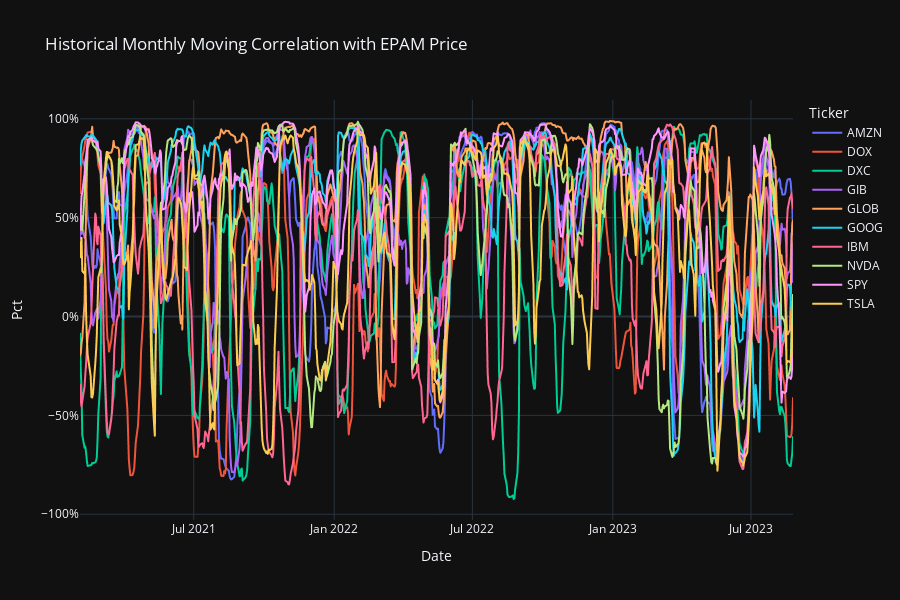

Write notebook code for a chart like this one.
### Code cell
# Plot monthly moving correlation
fig = px.line(
    data_frame = corr_df,
    title = 'Historical Monthly Moving Correlation with EPAM Price',
    height = 600,
    labels = {'variable': 'Ticker', 'value': 'Pct'}
)
fig.update_layout(
    yaxis_tickformat = '1%'
)

### Figure 1 — Plotly figure (JSON) as saved in the notebook; plotly's stock layout.template omitted (floating-point values rounded to 4 significant figures; data arrays with more than 128 entries replaced by an {"elided": "..."} marker saying what was removed)
{"data": [{"hovertemplate": "Ticker=AMZN<br>Date=%{x}<br>Pct=%{y}<extra></extra>", "legendgroup": "AMZN", "line": {"color": "#636efa", "dash": "solid"}, "marker": {"symbol": "circle"}, "mode": "lines", "name": "AMZN", "showlegend": true, "type": "scattergl", "x": {"elided": "646 str values"}, "xaxis": "x", "y": {"elided": "646 float values"}, "yaxis": "y"}, {"hovertemplate": "Ticker=DOX<br>Date=%{x}<br>Pct=%{y}<extra></extra>", "legendgroup": "DOX", "line": {"color": "#EF553B", "dash": "solid"}, "marker": {"symbol": "circle"}, "mode": "lines", "name": "DOX", "showlegend": true, "type": "scattergl", "x": {"elided": "646 str values"}, "xaxis": "x", "y": {"elided": "646 float values"}, "yaxis": "y"}, {"hovertemplate": "Ticker=DXC<br>Date=%{x}<br>Pct=%{y}<extra></extra>", "legendgroup": "DXC", "line": {"color": "#00cc96", "dash": "solid"}, "marker": {"symbol": "circle"}, "mode": "lines", "name": "DXC", "showlegend": true, "type": "scattergl", "x": {"elided": "646 str values"}, "xaxis": "x", "y": {"elided": "646 float values"}, "yaxis": "y"}, {"hovertemplate": "Ticker=GIB<br>Date=%{x}<br>Pct=%{y}<extra></extra>", "legendgroup": "GIB", "line": {"color": "#ab63fa", "dash": "solid"}, "marker": {"symbol": "circle"}, "mode": "lines", "name": "GIB", "showlegend": true, "type": "scattergl", "x": {"elided": "646 str values"}, "xaxis": "x", "y": {"elided": "646 float values"}, "yaxis": "y"}, {"hovertemplate": "Ticker=GLOB<br>Date=%{x}<br>Pct=%{y}<extra></extra>", "legendgroup": "GLOB", "line": {"color": "#FFA15A", "dash": "solid"}, "marker": {"symbol": "circle"}, "mode": "lines", "name": "GLOB", "showlegend": true, "type": "scattergl", "x": {"elided": "646 str values"}, "xaxis": "x", "y": {"elided": "646 float values"}, "yaxis": "y"}, {"hovertemplate": "Ticker=GOOG<br>Date=%{x}<br>Pct=%{y}<extra></extra>", "legendgroup": "GOOG", "line": {"color": "#19d3f3", "dash": "solid"}, "marker": {"symbol": "circle"}, "mode": "lines", "name": "GOOG", "showlegend": true, "type": "scattergl", "x": {"elided": "646 str values"}, "xaxis": "x", "y": {"elided": "646 float values"}, "yaxis": "y"}, {"hovertemplate": "Ticker=IBM<br>Date=%{x}<br>Pct=%{y}<extra></extra>", "legendgroup": "IBM", "line": {"color": "#FF6692", "dash": "solid"}, "marker": {"symbol": "circle"}, "mode": "lines", "name": "IBM", "showlegend": true, "type": "scattergl", "x": {"elided": "646 str values"}, "xaxis": "x", "y": {"elided": "646 float values"}, "yaxis": "y"}, {"hovertemplate": "Ticker=NVDA<br>Date=%{x}<br>Pct=%{y}<extra></extra>", "legendgroup": "NVDA", "line": {"color": "#B6E880", "dash": "solid"}, "marker": {"symbol": "circle"}, "mode": "lines", "name": "NVDA", "showlegend": true, "type": "scattergl", "x": {"elided": "646 str values"}, "xaxis": "x", "y": {"elided": "646 float values"}, "yaxis": "y"}, {"hovertemplate": "Ticker=SPY<br>Date=%{x}<br>Pct=%{y}<extra></extra>", "legendgroup": "SPY", "line": {"color": "#FF97FF", "dash": "solid"}, "marker": {"symbol": "circle"}, "mode": "lines", "name": "SPY", "showlegend": true, "type": "scattergl", "x": {"elided": "646 str values"}, "xaxis": "x", "y": {"elided": "646 float values"}, "yaxis": "y"}, {"hovertemplate": "Ticker=TSLA<br>Date=%{x}<br>Pct=%{y}<extra></extra>", "legendgroup": "TSLA", "line": {"color": "#FECB52", "dash": "solid"}, "marker": {"symbol": "circle"}, "mode": "lines", "name": "TSLA", "showlegend": true, "type": "scattergl", "x": {"elided": "646 str values"}, "xaxis": "x", "y": {"elided": "646 float values"}, "yaxis": "y"}], "layout": {"height": 600, "legend": {"title": {"text": "Ticker"}, "tracegroupgap": 0}, "title": {"text": "Historical Monthly Moving Correlation with EPAM Price"}, "xaxis": {"anchor": "y", "domain": [0, 1], "title": {"text": "Date"}}, "yaxis": {"anchor": "x", "domain": [0, 1], "tickformat": "1%", "title": {"text": "Pct"}}}}
